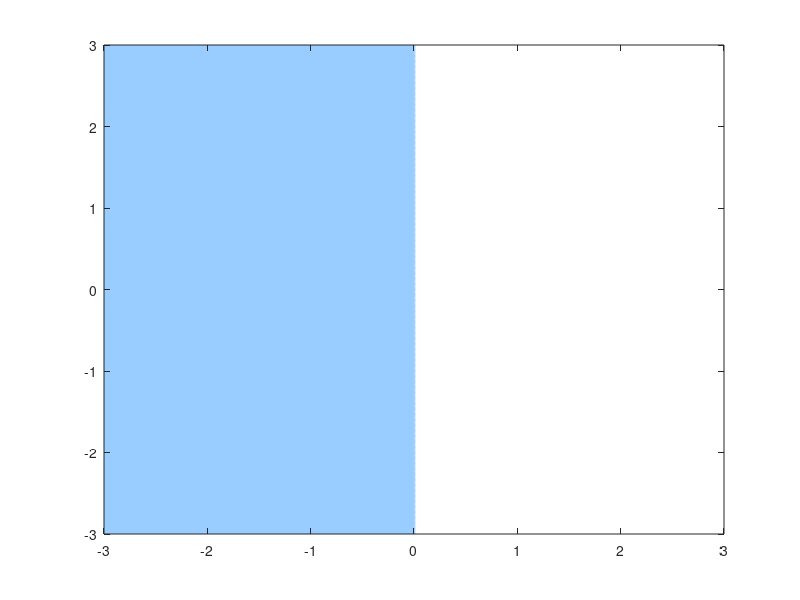

Source code (MATLAB): (Note: this script raises an error after producing the figure.)
function RBF_AM1()
%
% Usage:   RBF_AM1
% Purpose: the function plots the stability region of the 
%          MQ-RBF (or equivalently MA-RBF) Adams-Moulton 
%          one-step method in the complex plane, based on  
%          its characteristic polynomial
% Input:   none
% Output:  this function does not return outputs, it 
%          produces a filled contour plot showing the 
%          absolute stability region where all roots of
%          the characteristic polynomial satisfy |xi| <= 1
%
x = linspace(-3, 3, 400);   
y = linspace(-3, 3, 400);   
[X,Y] = meshgrid(x,y);
Z = X + 1i*Y;
Stable = zeros(size(Z));
for i = 1:numel(Z)
    z = Z(i);
    coeffs = [ 0, (1-z/2+z^3/24), -(1+z/2-z^3/24)]; 
    xi = roots(coeffs);
    if all(abs(xi) <= 1)
        Stable(i) = 1;
    end
end
contourf(X, Y, Stable, [0.5 1.5], 'LineColor','none');
colormap([1 1 1; 0.6 0.8 1]);
hold on
contour(X, Y, Stable, [0.5 0.5], 'LineWidth', 2, 'Color', 'b'); 
xlabel('\Re(h\lambda)');
ylabel('\Im(h\lambda)');
axis equal;
grid on;

